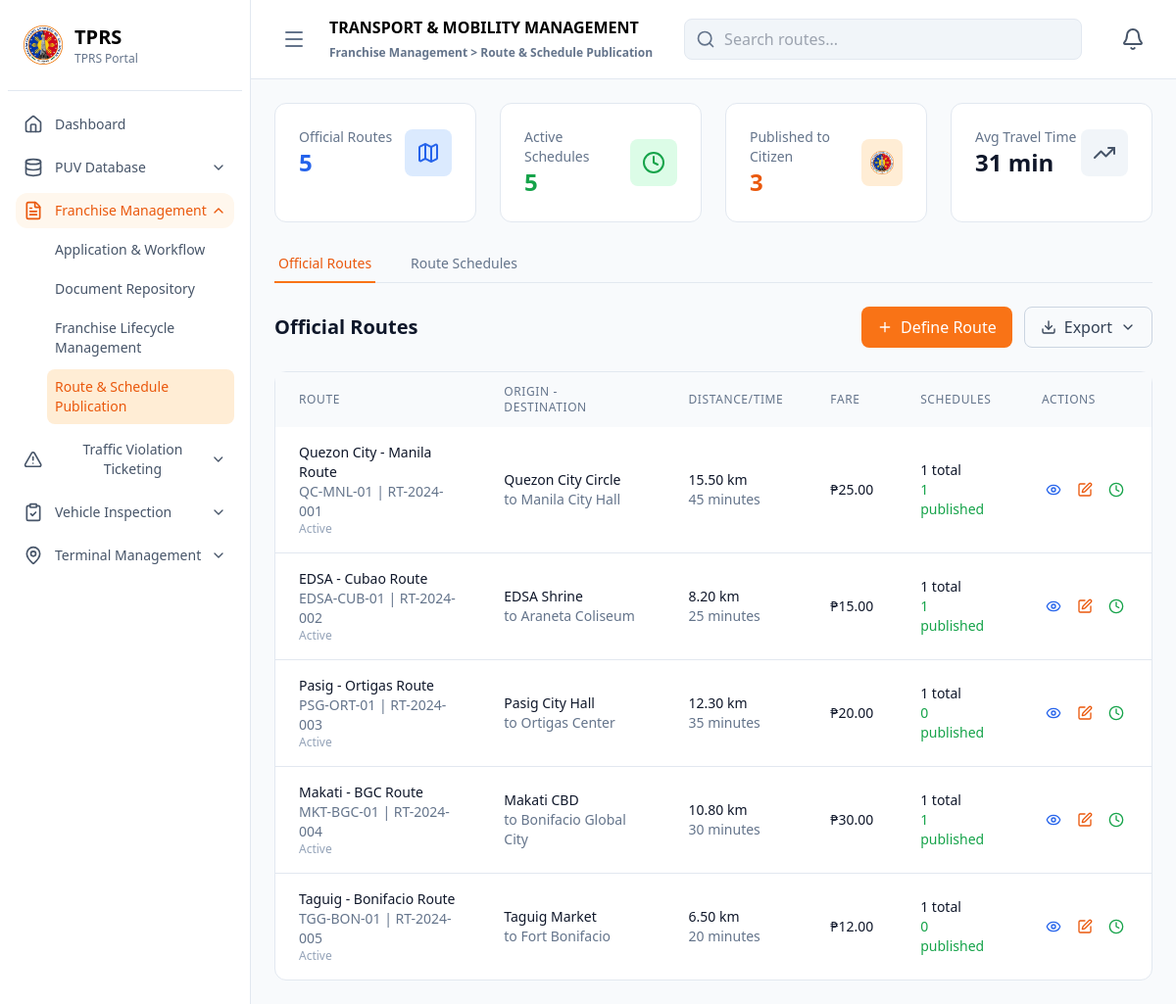
Page /tprs/franchise_management/route_and_schedule_publication/index.php on the committed database.
### tables this page shows
CREATE TABLE official_routes (
    route_id VARCHAR(20) PRIMARY KEY,
    route_name VARCHAR(200) NOT NULL,
    route_code VARCHAR(20) NOT NULL UNIQUE,
    origin VARCHAR(200) NOT NULL,
    destination VARCHAR(200) NOT NULL,
    route_description TEXT,
    distance_km DECIMAL(5,2),
    estimated_travel_time INT,
    fare_amount DECIMAL(6,2),
    status ENUM('active', 'inactive', 'under_review') DEFAULT 'active',
    created_by VARCHAR(100),
    created_at TIMESTAMP DEFAULT CURRENT_TIMESTAMP,
    updated_at TIMESTAMP DEFAULT CURRENT_TIMESTAMP ON UPDATE CURRENT_TIMESTAMP
);

### tprs/franchise_management/route_and_schedule_publication/index.php (the view, shortened to what the rows shown need)
<?php
require_once $_SERVER['DOCUMENT_ROOT'] . '/transport_and_mobility_management_system/config/database.php';
$database = new Database();
$conn = $database->getConnection();
$routes = getRoutes($conn);
?>
<!DOCTYPE html>
<html lang="en">
<head>
    <script src="https://cdn.tailwindcss.com"></script>
    <link href="https://cdnjs.cloudflare.com/ajax/libs/lucide/0.263.1/lucide.min.css" rel="stylesheet">
</head>
<body class="bg-slate-50 dark:bg-slate-900">
    <div class="flex h-screen">
        <div id="sidebar" class="w-64 bg-white border-r border-slate-200 dark:bg-slate-900 dark:border-slate-700 transform transition-transform duration-300 ease-in-out translate-x-0">
            <div class="p-6">
                <div class="flex items-center space-x-3">
                <div>
                    <h1 class="text-xl font-bold dark:text-white">TPRS</h1>
                    </div>
                </div>
            </div>
        </div>
        <div class="flex-1 flex flex-col transition-all duration-300 ease-in-out">
            <div class="bg-white border-b border-slate-200 px-6 py-4 dark:bg-slate-800 dark:border-slate-700">
                <div class="flex items-center justify-between">
                    <div class="flex items-center space-x-4">
                        <div>
                            <h1 class="text-md font-bold dark:text-white">TRANSPORT & MOBILITY MANAGEMENT</h1>
                        </div>
                    </div>
                </div>
            </div>
            <div class="flex-1 p-6 overflow-auto">
                <div id="routes-content" class="tab-content">
                    <div class="flex justify-between items-center mb-6">
                        <h2 class="text-xl font-bold text-slate-900 dark:text-white">Official Routes</h2>
                    </div>
                    <div class="bg-white rounded-xl border border-slate-200 dark:bg-slate-800 dark:border-slate-700">
                        <div class="overflow-x-auto">
                            <table class="w-full">
                                <thead class="bg-slate-50 dark:bg-slate-700">
                                    <tr>
                                        <th class="px-6 py-3 text-left text-xs font-medium text-slate-500 uppercase tracking-wider">Route</th>
                                        <th class="px-6 py-3 text-left text-xs font-medium text-slate-500 uppercase tracking-wider">Origin - Destination</th>
                                        <th class="px-6 py-3 text-left text-xs font-medium text-slate-500 uppercase tracking-wider">Distance/Time</th>
                                        <th class="px-6 py-3 text-left text-xs font-medium text-slate-500 uppercase tracking-wider">Fare</th>
                                        <th class="px-6 py-3 text-left text-xs font-medium text-slate-500 uppercase tracking-wider">Schedules</th>
                                        <th class="px-6 py-3 text-left text-xs font-medium text-slate-500 uppercase tracking-wider">Actions</th>
                                    </tr>
                                </thead>
                                <tbody class="divide-y divide-slate-200 dark:divide-slate-600">
                                    <?php foreach ($routes as $route): ?>
                                    <tr class="hover:bg-slate-50 dark:hover:bg-slate-700">
                                        <td class="px-6 py-4">
                                            <div>
                                                <div class="text-sm font-medium text-slate-900 dark:text-white"><?php echo $route['route_name']; ?></div>
                                                <div class="text-sm text-slate-500"><?php echo $route['route_code']; ?> | <?php echo $route['route_id']; ?></div>
                                                <div class="text-xs text-slate-400"><?php echo ucfirst($route['status']); ?></div>
                                            </div>
                                        </td>
                                        <td class="px-6 py-4">
                                            <div class="text-sm text-slate-900 dark:text-white"><?php echo $route['origin']; ?></div>
                                            <div class="text-sm text-slate-500">to <?php echo $route['destination']; ?></div>
                                        </td>
                                        <td class="px-6 py-4">
                                            <div class="text-sm text-slate-900 dark:text-white"><?php echo $route['distance_km']; ?> km</div>
                                            <div class="text-sm text-slate-500"><?php echo $route['estimated_travel_time']; ?> minutes</div>
                                        </td>
                                        <td class="px-6 py-4">
                                            <div class="text-sm font-medium text-slate-900 dark:text-white">₱<?php echo number_format($route['fare_amount'], 2); ?></div>
                                        </td>
                                        <td class="px-6 py-4">
                                            <div class="text-sm text-slate-900 dark:text-white"><?php echo $route['schedule_count']; ?> total</div>
                                            <div class="text-sm text-green-600"><?php echo $route['published_schedules']; ?> published</div>
                                        </td>
                                        <td class="px-6 py-4">
                                            <div class="flex space-x-2">
                                                <button onclick="viewRoute('<?php echo $route['route_id']; ?>')" class="p-1 text-blue-600 hover:bg-blue-100 rounded" title="View Route">
                                                    <i data-lucide="eye" class="w-4 h-4"></i>
                                                </button>
                                                <button onclick="editRoute('<?php echo $route['route_id']; ?>')" class="p-1 text-orange-600 hover:bg-orange-100 rounded" title="Edit Route">
                                                    <i data-lucide="edit" class="w-4 h-4"></i>
                                                </button>
                                                <button onclick="manageSchedules('<?php echo $route['route_id']; ?>')" class="p-1 text-green-600 hover:bg-green-100 rounded" title="Manage Schedules">
                                                    <i data-lucide="clock" class="w-4 h-4"></i>
                                                </button>
                                            </div>
                                        </td>
                                    </tr>
                                    <?php endforeach; ?>
                                </tbody>
                            </table>
                        </div>
                    </div>
                </div>
            </div>
        </div>
    </div>
</body>
</html>

### rows in the picture
official_routes: route_name "Quezon City - Manila Route", route_code "QC-MNL-01", route_id "RT-2024-001", status "Active", origin "Quezon City Circle", destination "Manila City Hall", distance_km "15.50", estimated_travel_time "45", fare_amount "25.00", schedule_count "1", published_schedules "1"
official_routes: route_name "EDSA - Cubao Route", route_code "EDSA-CUB-01", route_id "RT-2024-002", status "Active", origin "EDSA Shrine", destination "Araneta Coliseum", distance_km "8.20", estimated_travel_time "25", fare_amount "15.00", schedule_count "1", published_schedules "1"
official_routes: route_name "Pasig - Ortigas Route", route_code "PSG-ORT-01", route_id "RT-2024-003", status "Active", origin "Pasig City Hall", destination "Ortigas Center", distance_km "12.30", estimated_travel_time "35", fare_amount "20.00", schedule_count "1", published_schedules "0"
official_routes: route_name "Makati - BGC Route", route_code "MKT-BGC-01", route_id "RT-2024-004", status "Active", origin "Makati CBD", destination "Bonifacio Global City", distance_km "10.80", estimated_travel_time "30", fare_amount "30.00", schedule_count "1", published_schedules "1"
official_routes: route_name "Taguig - Bonifacio Route", route_code "TGG-BON-01", route_id "RT-2024-005", status "Active", origin "Taguig Market", destination "Fort Bonifacio", distance_km "6.50", estimated_travel_time "20", fare_amount "12.00", schedule_count "1", published_schedules "0"
